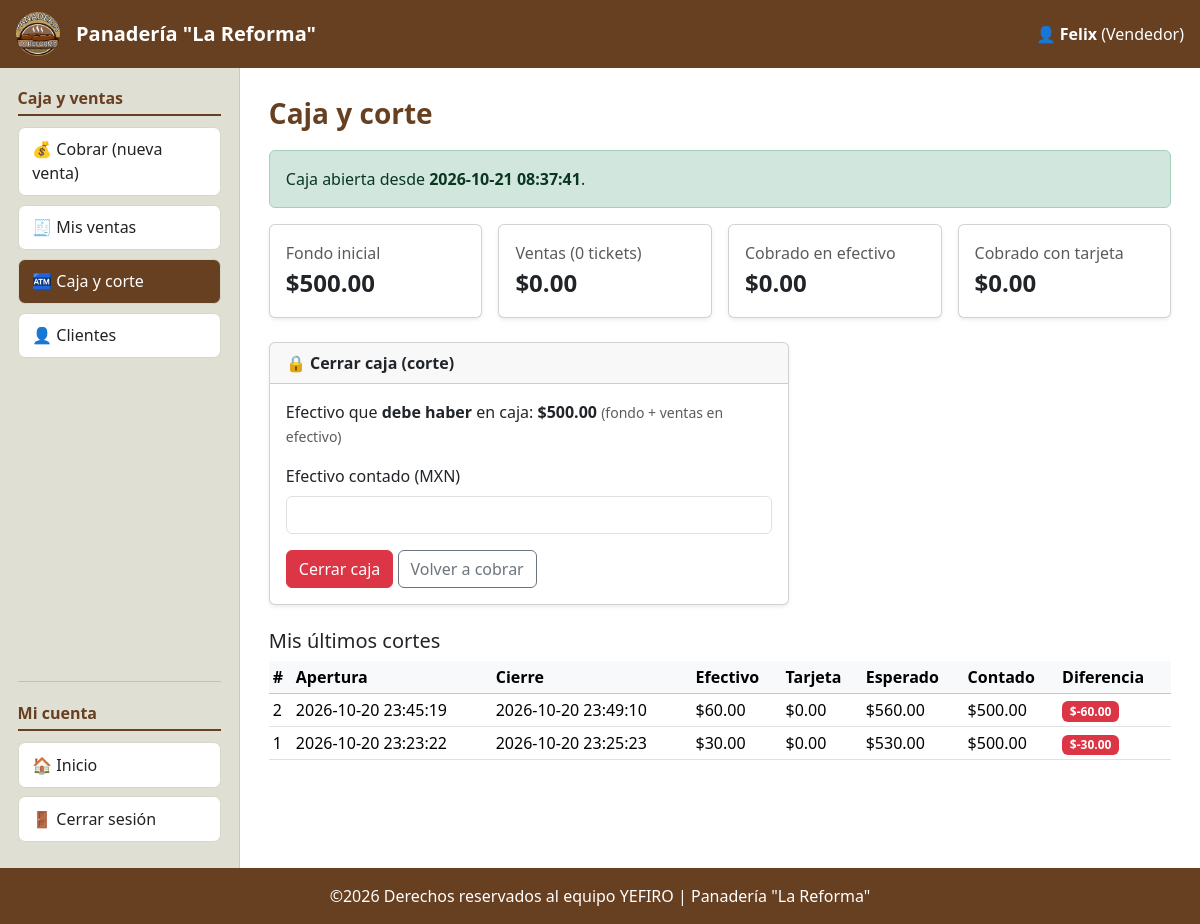
The app's page /data/modulos/caja/caja.php (signed in) with its own data.
### tables this page shows
CREATE TABLE `cortes_caja` (
  `id_corte` int(11) NOT NULL,
  `id_usuario` int(11) NOT NULL,
  `fecha_apertura` datetime NOT NULL,
  `fondo_inicial` decimal(10,2) NOT NULL DEFAULT 0.00,
  `fecha_cierre` datetime DEFAULT NULL,
  `total_efectivo` decimal(10,2) NOT NULL DEFAULT 0.00,
  `total_tarjeta` decimal(10,2) NOT NULL DEFAULT 0.00,
  `efectivo_esperado` decimal(10,2) NOT NULL DEFAULT 0.00,
  `efectivo_contado` decimal(10,2) DEFAULT NULL,
  `diferencia` decimal(10,2) DEFAULT NULL,
  `estado` enum('abierta','cerrada') NOT NULL DEFAULT 'abierta'
);

### data/modulos/caja/caja.php (the view, shortened to what this page needs)
<?php
require_once __DIR__ . '/../../config/inicio.php';
$uid = (int)$_SESSION['uid'];
$st = $conn->prepare("SELECT * FROM cortes_caja WHERE id_usuario = ? AND estado = 'abierta' LIMIT 1");
$st->bind_param("i", $uid);
$st->execute();
$corte = $st->get_result()->fetch_assoc();
$efectivo = 0; $tarjeta = 0; $tickets = 0;
$st = $conn->prepare("SELECT * FROM cortes_caja WHERE id_usuario = ? AND estado = 'cerrada' ORDER BY id_corte DESC LIMIT 5");
$st->bind_param("i", $uid);
$st->execute();
$ultimos = $st->get_result();
include RUTA_INCLUDES . '/encabezado.php';
?>
<?php if (!$corte): ?>
    <div class="card shadow-sm mb-4" style="max-width:480px">
        <div class="card-header fw-bold">🏧 Abrir caja</div>
        <div class="card-body">
            <p class="text-muted">Escribe con cuánto efectivo inicias tu turno (fondo para dar cambio).</p>
            <form method="post" action="<?= url('acciones/caja/abrir.php') ?>" class="needs-validation" novalidate>
                <?= csrf_campo() ?>
                <label for="fondo_inicial" class="form-label">Fondo inicial (MXN)</label>
                <input type="number" class="form-control mb-3" name="fondo_inicial" id="fondo_inicial"
                       min="0" step="0.01" value="500" required>
                <div class="invalid-feedback">Escribe el fondo inicial.</div>
                <button class="btn btn-cafe">Abrir caja</button>
            </form>
        </div>
    </div>
<?php else: ?>
    <div class="alert alert-success">Caja abierta desde <b><?= e($corte['fecha_apertura']) ?></b>.</div>
    <div class="row g-3 mb-4">
        <div class="col-6 col-lg-3"><div class="card shadow-sm"><div class="card-body">
            <div class="text-muted">Fondo inicial</div><div class="fs-4 fw-bold"><?= dinero($corte['fondo_inicial']) ?></div></div></div></div>
        <div class="col-6 col-lg-3"><div class="card shadow-sm"><div class="card-body">
            <div class="text-muted">Ventas (<?= $tickets ?> tickets)</div><div class="fs-4 fw-bold"><?= dinero($efectivo + $tarjeta) ?></div></div></div></div>
        <div class="col-6 col-lg-3"><div class="card shadow-sm"><div class="card-body">
            <div class="text-muted">Cobrado en efectivo</div><div class="fs-4 fw-bold"><?= dinero($efectivo) ?></div></div></div></div>
        <div class="col-6 col-lg-3"><div class="card shadow-sm"><div class="card-body">
            <div class="text-muted">Cobrado con tarjeta</div><div class="fs-4 fw-bold"><?= dinero($tarjeta) ?></div></div></div></div>
    </div>
    <div class="card shadow-sm mb-4" style="max-width:520px">
        <div class="card-header fw-bold">🔒 Cerrar caja (corte)</div>
        <div class="card-body">
            <p>Efectivo que <b>debe haber</b> en caja: <b><?= dinero($corte['fondo_inicial'] + $efectivo) ?></b>
               <small class="text-muted">(fondo + ventas en efectivo)</small></p>
            <form method="post" action="<?= url('acciones/caja/cerrar.php') ?>" class="needs-validation" novalidate
                  data-confirmar="¿Cerrar la caja? Ya no podrás cobrar hasta abrirla otra vez.">
                <label for="efectivo_contado" class="form-label">Efectivo contado (MXN)</label>
                <input type="number" class="form-control mb-3" name="efectivo_contado" id="efectivo_contado"
                       min="0" step="0.01" required>
                <button class="btn btn-danger">Cerrar caja</button>
                <a class="btn btn-outline-secondary" href="<?= url('modulos/ventas/cobrar.php') ?>">Volver a cobrar</a>
            </form>
        </div>
    </div>
<?php endif; ?>
<h2 class="h5 mt-4">Mis últimos cortes</h2>
<div class="table-responsive">
    <table class="table table-sm align-middle">
        <thead class="table-light">
            <tr><th>#</th><th>Apertura</th><th>Cierre</th><th>Efectivo</th><th>Tarjeta</th><th>Esperado</th><th>Contado</th><th>Diferencia</th></tr>
        </thead>
        <tbody>
        <?php while ($c = $ultimos->fetch_assoc()): ?>
            <tr>
                <td><?= $c['id_corte'] ?></td><td><?= e($c['fecha_apertura']) ?></td><td><?= e($c['fecha_cierre']) ?></td>
                <td><?= dinero($c['total_efectivo']) ?></td><td><?= dinero($c['total_tarjeta']) ?></td>
                <td><?= dinero($c['efectivo_esperado']) ?></td><td><?= dinero($c['efectivo_contado']) ?></td>
                <td><span class="badge <?= (float)$c['diferencia'] == 0 ? 'text-bg-success' : 'text-bg-danger' ?>"><?= dinero($c['diferencia']) ?></span></td>
            </tr>
        <?php endwhile; ?>
        </tbody>
    </table>
</div>
<?php include RUTA_INCLUDES . '/pie.php'; ?>

### data/assets/css/estilos.css (style rules this page uses)
:root { --cafe: #673f21; --cafe-oscuro: #4a2a12; --crema: #f1ebd8; --beige: #dfdfd3; }
body { min-height: 100vh; display: flex; flex-direction: column; background: #fff; }

### records on screen
cortes_caja: fecha_apertura "2026-10-21 08:37:41", fondo_inicial "$500.00", dinero($corte['fondo_inicial'] + $efectivo) "$500.00"
cortes_caja: id_corte "2", fecha_apertura "2026-10-20 23:45:19", fecha_cierre "2026-10-20 23:49:10", total_efectivo "$60.00", total_tarjeta "$0.00", efectivo_esperado "$560.00", efectivo_contado "$500.00", diferencia "$-60.00"
cortes_caja: id_corte "1", fecha_apertura "2026-10-20 23:23:22", fecha_cierre "2026-10-20 23:25:23", total_efectivo "$30.00", total_tarjeta "$0.00", efectivo_esperado "$530.00", efectivo_contado "$500.00", diferencia "$-30.00"

### other values on screen
NOMBRE_SISTEMA "Panadería \"La Reforma\""
$_SESSION['nombre'] "Felix"
nombre_rol($_SESSION['rol']) "Vendedor"
$nombreGrupo "Caja y ventas"
$i[1] "💰"
$i[2] "Cobrar (nueva venta)"
$i[1] "🧾"
$i[2] "Mis ventas"
$i[1] "🏧"
$i[2] "Caja y corte"
$i[1] "👤"
$i[2] "Clientes"
$titulo "Caja y corte"
$tickets "0"
dinero($efectivo + $tarjeta) "$0.00"
